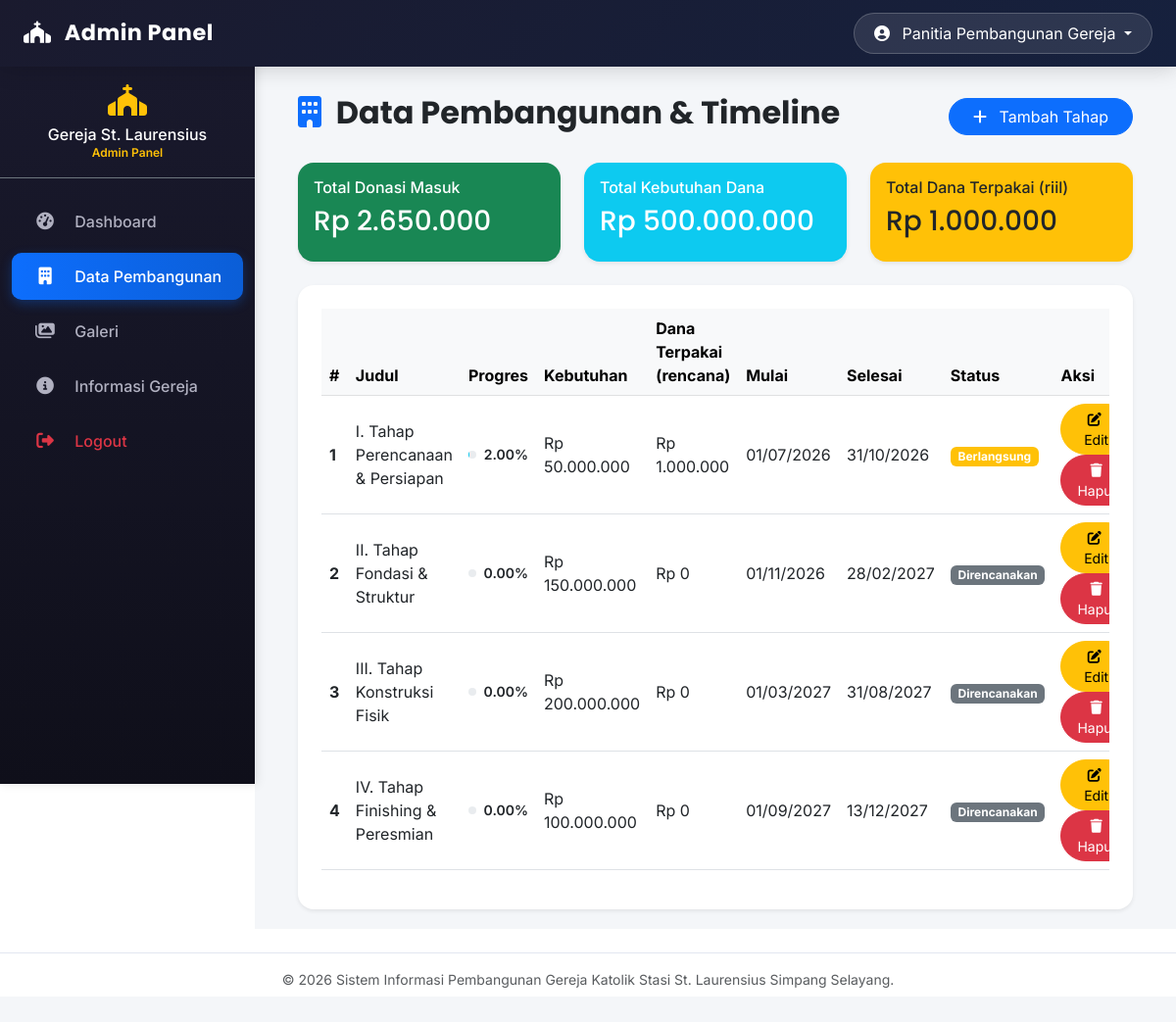
The app's page /admin/pembangunan.php (signed in) with its own data.
### tables this page shows
CREATE TABLE `pembangunan` (
  `id_pembangunan` int(11) NOT NULL,
  `judul` varchar(100) NOT NULL,
  `deskripsi` text DEFAULT NULL,
  `kebutuhan_dana` decimal(15,2) DEFAULT 0.00,
  `dana_terpakai` decimal(15,2) DEFAULT 0.00,
  `progres_persen` int(3) DEFAULT 0,
  `gambar` varchar(255) DEFAULT NULL,
  `created_at` timestamp NOT NULL DEFAULT current_timestamp(),
  `tgl_mulai` date DEFAULT NULL,
  `tgl_selesai` date DEFAULT NULL,
  `urutan` int(11) DEFAULT 0,
  `status` enum('direncanakan','berlangsung','selesai') NOT NULL DEFAULT 'direncanakan'
);

### core/functions.php (called while the page is built, shortened)
<?php
function rupiah($angka)
{
    return "Rp " . number_format($angka, 0, ',', '.');
}
function getRingkasanKeuangan($conn)
{
    $queryDonasi = mysqli_query($conn, "SELECT SUM(jumlah) as total_masuk FROM donasi WHERE status='verified'");
    $totalMasuk = $queryDonasi ? (mysqli_fetch_assoc($queryDonasi)['total_masuk'] ?? 0) : 0;
    $queryKebutuhan = mysqli_query($conn, "SELECT SUM(kebutuhan_dana) as total_kebutuhan FROM pembangunan");
    $totalKebutuhan = $queryKebutuhan ? (mysqli_fetch_assoc($queryKebutuhan)['total_kebutuhan'] ?? 0) : 0;
    $queryPengeluaran = mysqli_query($conn, "SELECT SUM(jumlah) as total_terpakai FROM pengeluaran");
    $totalTerpakai = $queryPengeluaran ? (mysqli_fetch_assoc($queryPengeluaran)['total_terpakai'] ?? 0) : 0;
    $sisaDana = $totalMasuk - $totalTerpakai;
    return [
        'total_masuk' => $totalMasuk,
        'total_kebutuhan' => $totalKebutuhan,
        'total_terpakai' => $totalTerpakai,
        'sisa_dana' => $sisaDana
    ];
}
?>

### admin/pembangunan.php (the view, shortened to what this page needs)
<?php
include '../config/database.php';
include '../core/functions.php';
function hitungProgresDariRealisasi($total_realisasi, $kebutuhan_dana)
{
    $progres = ($total_realisasi / $kebutuhan_dana) * 100;
    $progres = round($progres, 2);
    return min($progres, 100);
}
$data = mysqli_query($conn, "SELECT * FROM pembangunan ORDER BY urutan ASC");
$ringkasan = getRingkasanKeuangan($conn);
$totalMasuk = $ringkasan['total_masuk'];
$totalKebutuhan = $ringkasan['total_kebutuhan'];
$totalTerpakai = $ringkasan['total_terpakai'];
include '../includes/navbar_admin.php';
include '../includes/sidebar_admin.php';
?>
<div class="content-wrapper">
    <div class="container-fluid px-4">
        <div class="d-flex flex-wrap justify-content-between align-items-center mb-4 pt-2">
            <h2 class="fw-bold"><i class="fas fa-building me-2 text-primary"></i> Data Pembangunan & Timeline</h2>
            <button class="btn btn-primary rounded-pill px-4" data-bs-toggle="modal" data-bs-target="#modalTambah">
                <i class="fas fa-plus me-2"></i> Tambah Tahap
            </button>
        </div>
        <div class="row g-4 mb-4">
            <div class="col-md-4">
                <div class="card border-0 shadow-sm rounded-4 bg-success text-white">
                    <div class="card-body">
                        <h6>Total Donasi Masuk</h6>
                        <h3><?php echo rupiah($totalMasuk); ?></h3>
                    </div>
                </div>
            </div>
            <div class="col-md-4">
                <div class="card border-0 shadow-sm rounded-4 bg-info text-white">
                    <div class="card-body">
                        <h6>Total Kebutuhan Dana</h6>
                        <h3><?php echo rupiah($totalKebutuhan); ?></h3>
                    </div>
                </div>
            </div>
            <div class="col-md-4">
                <div class="card border-0 shadow-sm rounded-4 bg-warning text-dark">
                    <div class="card-body">
                        <h6>Total Dana Terpakai (riil)</h6>
                        <h3><?php echo rupiah($totalTerpakai); ?></h3>
                    </div>
                </div>
            </div>
        </div>
        <div class="card border-0 shadow-sm rounded-4">
            <div class="card-body p-4">
                <div class="table-responsive">
                    <table class="table table-hover align-middle">
                        <thead class="table-light">
                            <tr>
                                <th>#</th>
                                <th>Judul</th>
                                <th>Progres</th>
                                <th>Kebutuhan</th>
                                <th>Dana Terpakai (rencana)</th>
                                <th>Mulai</th>
                                <th>Selesai</th>
                                <th>Status</th>
                                <th>Aksi</th>
                            </tr>
                        </thead>
                        <tbody>
                            <?php if (isset($dataError)): ?>
                                <tr>
                                    <td colspan="9" class="text-center text-danger">Error: <?php echo htmlspecialchars($dataError); ?>ERB</td>
                                </tr>
                                <?php elseif (mysqli_num_rows($data) > 0): $no = 1;
                                while ($row = mysqli_fetch_assoc($data)):
                                    $id_kegiatan = $row['id_pembangunan'];
                                    $queryRealisasi = mysqli_query($conn, "SELECT SUM(jumlah) as total FROM pengeluaran WHERE id_pembangunan = $id_kegiatan");
                                    $totalRealisasi = 0;
                                    if ($queryRealisasi && $res = mysqli_fetch_assoc($queryRealisasi)) {
                                        $totalRealisasi = $res['total'] ?? 0;
                                    }
                                    $kebutuhan = $row['kebutuhan_dana'] ?? 0;
                                    $progres = hitungProgresDariRealisasi($totalRealisasi, $kebutuhan);
                                    $progres_tampil = number_format($progres, 2);
                                ?>
                                    <tr>
                                        <td class="fw-bold"><?php echo $no++; ?></td>
                                        <td><?php echo htmlspecialchars($row['judul']); ?></td>
                                        <td>
                                            <div class="d-flex align-items-center gap-2">
                                                <div class="progress flex-grow-1" style="height: 8px;">
                                                </div>
                                                <span class="small fw-semibold"><?php echo $progres_tampil; ?>%</span>
                                            </div>
                                        </td>
                                        <td><?php echo rupiah($kebutuhan); ?></td>
                                        <td><?php echo rupiah($totalRealisasi); ?></td>
                                        <td><?php echo $row['tgl_mulai'] ? date('d/m/Y', strtotime($row['tgl_mulai'])) : '-'; ?></td>
                                        <td><?php echo $row['tgl_selesai'] ? date('d/m/Y', strtotime($row['tgl_selesai'])) : '-'; ?></td>
                                        <td>
                                            <span class="badge bg-<?php echo $row['status'] == 'selesai' ? 'success' : ($row['status'] == 'berlangsung' ? 'warning' : 'secondary'); ?>">
                                                <?php echo ucfirst($row['status']); ?>
                                            </span>
                                        </td>
                                        <td>
                                            <button class="btn btn-sm btn-warning rounded-pill px-3 me-1 btn-edit"
                                                data-id="<?php echo $row['id_pembangunan']; ?>"
                                                data-judul="<?php echo htmlspecialchars($row['judul']); ?>"
                                                data-deskripsi="<?php echo htmlspecialchars($row['deskripsi']); ?>"
                                                data-kebutuhan="<?php echo $kebutuhan; ?>"
                                                data-mulai="<?php echo $row['tgl_mulai']; ?>"
                                                data-selesai="<?php echo $row['tgl_selesai']; ?>"
                                                data-status="<?php echo $row['status']; ?>"
                                                data-urutan="<?php echo $row['urutan']; ?>">
                                                <i class="fas fa-edit me-1"></i> Edit
                                            </button>
                                            <button class="btn btn-sm btn-danger rounded-pill px-3 btn-hapus" data-id="<?php echo $row['id_pembangunan']; ?>">
                                                <i class="fas fa-trash me-1"></i> Hapus
                                            </button>
                                        </td>
                                    </tr>
                                <?php endwhile;
                            else: ?>
                                <tr>
                                    <td colspan="9" class="text-center text-muted py-5">Belum ada data. Tambah tahap pertama.ERB</td>
                                </tr>
                            <?php endif; ?>
                        </tbody>
                    </table>
                </div>
            </div>
        </div>
    </div>
</div>
<?php include '../includes/footer_admin.php';
ob_end_flush(); ?>

### includes/navbar_admin.php (style rules this page uses)
* { font-family: 'Inter', sans-serif; }
h1, h2, h3, h4, .navbar-brand { font-family: 'Poppins', sans-serif; }

### includes/sidebar_admin.php (style rules this page uses)
.content-wrapper { margin-left: 260px; transition: all 0.3s cubic-bezier(0.4, 0, 0.2, 1); padding: 20px; min-height: 100vh; background: #f4f6f9; }

### admin/pembangunan.php (style rules this page uses)
.progress { background-color: #e9ecef; border-radius: 10px; overflow: hidden; }

### records on screen
pembangunan: judul "I. Tahap Perencanaan & Persiapan", progres_tampil "2.00", kebutuhan_dana "Rp 50.000.000", totalRealisasi "Rp 1.000.000", tgl_mulai "01/07/2026", tgl_selesai "31/10/2026", status "Berlangsung"
pembangunan: judul "II. Tahap Fondasi & Struktur", progres_tampil "0.00", kebutuhan_dana "Rp 150.000.000", totalRealisasi "Rp 0", tgl_mulai "01/11/2026", tgl_selesai "28/02/2027", status "Direncanakan"
pembangunan: judul "III. Tahap Konstruksi Fisik", progres_tampil "0.00", kebutuhan_dana "Rp 200.000.000", totalRealisasi "Rp 0", tgl_mulai "01/03/2027", tgl_selesai "31/08/2027", status "Direncanakan"
pembangunan: judul "IV. Tahap Finishing & Peresmian", progres_tampil "0.00", kebutuhan_dana "Rp 100.000.000", totalRealisasi "Rp 0", tgl_mulai "01/09/2027", tgl_selesai "13/12/2027", status "Direncanakan"

### other values on screen
$_SESSION['admin_name'] "Panitia Pembangunan Gereja"
rupiah($totalMasuk) "Rp 2.650.000"
rupiah($totalKebutuhan) "Rp 500.000.000"
rupiah($totalTerpakai) "Rp 1.000.000"
